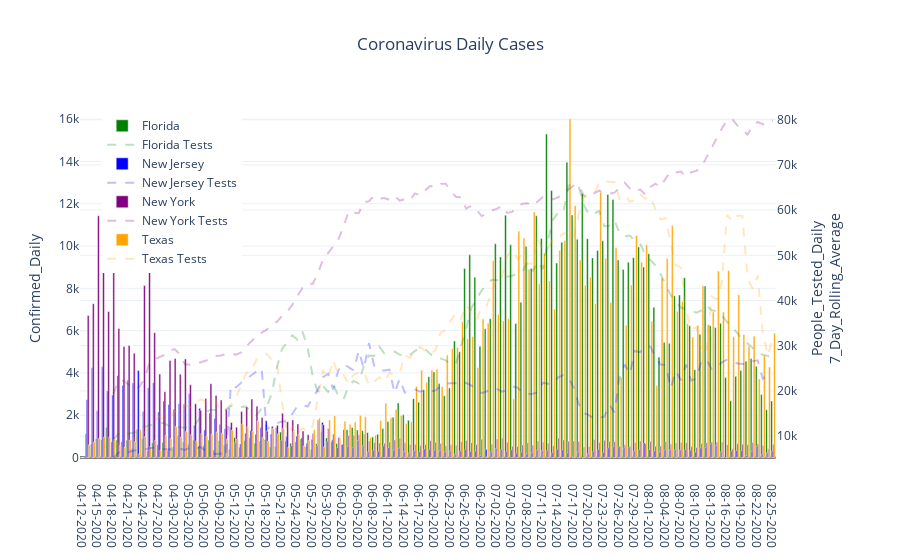

Notebook cell for this chart:
### Code cell
countries_list = sorted(list(country_df['Country_Region'].unique()))

colors_dict = {'US Only NY':'purple',
              'US Only NJ':'blue',
              'US Only FL':'green',
              'US Only TX':'orange'}

rename_dict = {'US Only NY':'New York',
              'US Only NJ':'New Jersey',
              'US Only FL':'Florida',
              'US Only TX':'Texas'}


fig = make_subplots(specs=[[{'secondary_y':True}]])

for mycountry in countries_list:
    fig.add_trace(go.Bar(x=country_df[country_df['Country_Region']==mycountry]['Date'],
                               y=country_df[country_df['Country_Region']==mycountry]['Confirmed_Daily'],
                               name = rename_dict[mycountry],
                               marker = {'color':colors_dict[mycountry]},
                               width = 0.35
                          ),
                  secondary_y = False
                )
    fig.add_trace(go.Scatter(x=country_df[country_df['Country_Region']==mycountry]['Date'],
                               y=country_df[country_df['Country_Region']==mycountry]['People_Tested_Daily_7_Day_Rolling_Average'],
                               name = rename_dict[mycountry] + ' Tests',
                               line = {'color':colors_dict[mycountry],
                                       'dash':'dash'},
                               opacity = 0.25
                          ),
                  secondary_y = True
                )


fig.update_layout(
                showlegend = True,
                legend= dict(x=0.03,y=0.97),
                title='Coronavirus Daily Cases',
                title_x= 0.5,
                yaxis={'title':'Confirmed_Daily',
                       'zeroline':True,'zerolinecolor':'#000000','zerolinewidth':2.0},
                template='plotly_white')
fig.update_yaxes(title_text='People_Tested_Daily<br>7_Day_Rolling_Average',secondary_y=True)


fig.show()

### Figure 1 — Plotly figure (JSON) as saved in the notebook; plotly's stock layout.template omitted (floating-point values rounded to 4 significant figures; data arrays with more than 128 entries replaced by an {"elided": "..."} marker saying what was removed)
{"data": [{"marker": {"color": "green"}, "name": "Florida", "type": "bar", "width": 0.35, "x": {"elided": "136 str values"}, "xaxis": "x", "y": {"elided": "136 int values"}, "yaxis": "y"}, {"line": {"color": "green", "dash": "dash"}, "name": "Florida Tests", "opacity": 0.25, "type": "scatter", "x": {"elided": "136 str values"}, "xaxis": "x", "y": {"elided": "136 float values"}, "yaxis": "y2"}, {"marker": {"color": "blue"}, "name": "New Jersey", "type": "bar", "width": 0.35, "x": {"elided": "136 str values"}, "xaxis": "x", "y": {"elided": "136 int values"}, "yaxis": "y"}, {"line": {"color": "blue", "dash": "dash"}, "name": "New Jersey Tests", "opacity": 0.25, "type": "scatter", "x": {"elided": "136 str values"}, "xaxis": "x", "y": {"elided": "136 float values"}, "yaxis": "y2"}, {"marker": {"color": "purple"}, "name": "New York", "type": "bar", "width": 0.35, "x": {"elided": "136 str values"}, "xaxis": "x", "y": {"elided": "136 int values"}, "yaxis": "y"}, {"line": {"color": "purple", "dash": "dash"}, "name": "New York Tests", "opacity": 0.25, "type": "scatter", "x": {"elided": "136 str values"}, "xaxis": "x", "y": {"elided": "136 float values"}, "yaxis": "y2"}, {"marker": {"color": "orange"}, "name": "Texas", "type": "bar", "width": 0.35, "x": {"elided": "136 str values"}, "xaxis": "x", "y": {"elided": "136 int values"}, "yaxis": "y"}, {"line": {"color": "orange", "dash": "dash"}, "name": "Texas Tests", "opacity": 0.25, "type": "scatter", "x": {"elided": "136 str values"}, "xaxis": "x", "y": {"elided": "136 float values"}, "yaxis": "y2"}], "layout": {"legend": {"x": 0.03, "y": 0.97}, "showlegend": true, "title": {"text": "Coronavirus Daily Cases", "x": 0.5}, "xaxis": {"anchor": "y", "domain": [0, 0.94]}, "yaxis": {"anchor": "x", "domain": [0, 1], "title": {"text": "Confirmed_Daily"}, "zeroline": true, "zerolinecolor": "#000000", "zerolinewidth": 2}, "yaxis2": {"anchor": "x", "overlaying": "y", "side": "right", "title": {"text": "People_Tested_Daily<br>7_Day_Rolling_Average"}}}}
